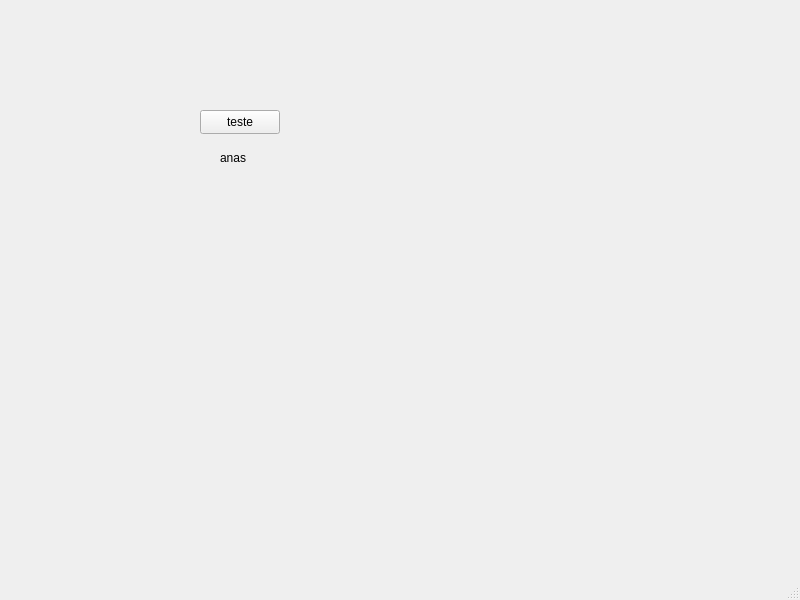
<?xml version="1.0" encoding="UTF-8"?>
<ui version="4.0">
 <class>MainWindow</class>
 <widget class="QMainWindow" name="MainWindow">
  <property name="geometry">
   <rect>
    <x>0</x>
    <y>0</y>
    <width>800</width>
    <height>600</height>
   </rect>
  </property>
  <property name="windowTitle">
   <string>MainWindow</string>
  </property>
  <widget class="QWidget" name="centralwidget">
   <widget class="QPushButton" name="pushButton">
    <property name="geometry">
     <rect>
      <x>200</x>
      <y>110</y>
      <width>80</width>
      <height>24</height>
     </rect>
    </property>
    <property name="text">
     <string>teste</string>
    </property>
   </widget>
   <widget class="QLabel" name="label">
    <property name="geometry">
     <rect>
      <x>220</x>
      <y>150</y>
      <width>49</width>
      <height>16</height>
     </rect>
    </property>
    <property name="text">
     <string>anas</string>
    </property>
   </widget>
  </widget>
  <widget class="QMenuBar" name="menubar">
   <property name="geometry">
    <rect>
     <x>0</x>
     <y>0</y>
     <width>800</width>
     <height>21</height>
    </rect>
   </property>
  </widget>
  <widget class="QStatusBar" name="statusbar"/>
 </widget>
 <resources/>
 <connections/>
</ui>
